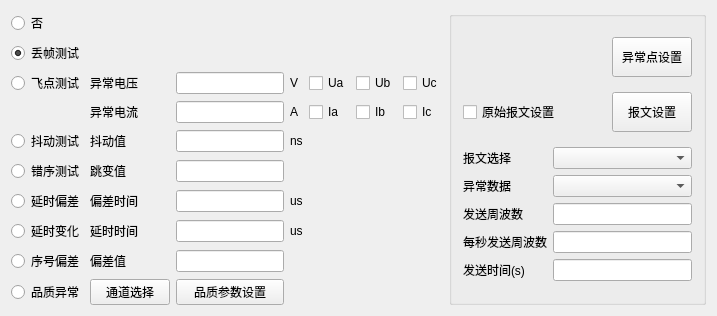
<?xml version="1.0" encoding="UTF-8"?>
<ui version="4.0">
 <class>QSmvAbnormalParaset</class>
 <widget class="QWidget" name="QSmvAbnormalParaset">
  <property name="geometry">
   <rect>
    <x>0</x>
    <y>0</y>
    <width>717</width>
    <height>300</height>
   </rect>
  </property>
  <property name="maximumSize">
   <size>
    <width>1024</width>
    <height>768</height>
   </size>
  </property>
  <property name="windowTitle">
   <string>QSmvAbnormalParaset</string>
  </property>
  <layout class="QGridLayout" name="gridLayout_5">
   <item row="0" column="0" rowspan="2" colspan="2">
    <layout class="QGridLayout" name="gridLayout_2">
     <item row="2" column="1">
      <widget class="QLabel" name="label_6">
       <property name="minimumSize">
        <size>
         <width>60</width>
         <height>0</height>
        </size>
       </property>
       <property name="text">
        <string>异常电压</string>
       </property>
      </widget>
     </item>
     <item row="2" column="2">
      <widget class="QSttLineEdit" name="lne_flypointvolt"/>
     </item>
     <item row="8" column="1">
      <widget class="QLabel" name="label_18">
       <property name="minimumSize">
        <size>
         <width>60</width>
         <height>0</height>
        </size>
       </property>
       <property name="text">
        <string>偏差值</string>
       </property>
      </widget>
     </item>
     <item row="8" column="2">
      <widget class="QSttLineEdit" name="lne_indexerr"/>
     </item>
     <item row="5" column="2">
      <widget class="QSttLineEdit" name="lne_errcmpt"/>
     </item>
     <item row="6" column="0">
      <widget class="QRadioButton" name="radio_delayoffset">
       <property name="text">
        <string>延时偏差</string>
       </property>
      </widget>
     </item>
     <item row="0" column="0">
      <widget class="QRadioButton" name="radio_no">
       <property name="text">
        <string>否</string>
       </property>
      </widget>
     </item>
     <item row="1" column="0">
      <widget class="QRadioButton" name="radio_lost">
       <property name="text">
        <string>丢帧测试</string>
       </property>
       <property name="checked">
        <bool>true</bool>
       </property>
      </widget>
     </item>
     <item row="2" column="4">
      <widget class="QSttCheckBox" name="ck_Ua">
       <property name="text">
        <string>Ua</string>
       </property>
      </widget>
     </item>
     <item row="2" column="6">
      <widget class="QSttCheckBox" name="ck_Uc">
       <property name="text">
        <string>Uc</string>
       </property>
      </widget>
     </item>
     <item row="3" column="1">
      <widget class="QLabel" name="label_7">
       <property name="minimumSize">
        <size>
         <width>60</width>
         <height>0</height>
        </size>
       </property>
       <property name="text">
        <string>异常电流</string>
       </property>
      </widget>
     </item>
     <item row="2" column="5">
      <widget class="QSttCheckBox" name="ck_Ub">
       <property name="text">
        <string>Ub</string>
       </property>
      </widget>
     </item>
     <item row="3" column="2">
      <widget class="QSttLineEdit" name="lne_flypoitcurrent"/>
     </item>
     <item row="4" column="1">
      <widget class="QLabel" name="label_8">
       <property name="minimumSize">
        <size>
         <width>60</width>
         <height>0</height>
        </size>
       </property>
       <property name="text">
        <string>抖动值  </string>
       </property>
      </widget>
     </item>
     <item row="3" column="6">
      <widget class="QSttCheckBox" name="ck_Ic">
       <property name="text">
        <string>Ic</string>
       </property>
      </widget>
     </item>
     <item row="4" column="0">
      <widget class="QRadioButton" name="radio_jitter">
       <property name="text">
        <string>抖动测试</string>
       </property>
      </widget>
     </item>
     <item row="3" column="5">
      <widget class="QSttCheckBox" name="ck_Ib">
       <property name="text">
        <string>Ib</string>
       </property>
      </widget>
     </item>
     <item row="5" column="1">
      <widget class="QLabel" name="label_9">
       <property name="minimumSize">
        <size>
         <width>60</width>
         <height>0</height>
        </size>
       </property>
       <property name="text">
        <string>跳变值</string>
       </property>
      </widget>
     </item>
     <item row="4" column="2">
      <widget class="QSttLineEdit" name="lne_jitter"/>
     </item>
     <item row="5" column="0">
      <widget class="QRadioButton" name="radio_errcmpt">
       <property name="text">
        <string>错序测试</string>
       </property>
      </widget>
     </item>
     <item row="3" column="4">
      <widget class="QSttCheckBox" name="ck_Ia">
       <property name="text">
        <string>Ia</string>
       </property>
      </widget>
     </item>
     <item row="6" column="2">
      <widget class="QSttLineEdit" name="lne_offsettime"/>
     </item>
     <item row="7" column="1">
      <widget class="QLabel" name="label_12">
       <property name="minimumSize">
        <size>
         <width>60</width>
         <height>0</height>
        </size>
       </property>
       <property name="text">
        <string>延时时间</string>
       </property>
      </widget>
     </item>
     <item row="7" column="0">
      <widget class="QRadioButton" name="radio_delaymodify">
       <property name="text">
        <string>延时变化</string>
       </property>
      </widget>
     </item>
     <item row="7" column="2">
      <widget class="QSttLineEdit" name="lne_modifytime"/>
     </item>
     <item row="6" column="1">
      <widget class="QLabel" name="label_11">
       <property name="minimumSize">
        <size>
         <width>60</width>
         <height>0</height>
        </size>
       </property>
       <property name="text">
        <string>偏差时间</string>
       </property>
      </widget>
     </item>
     <item row="8" column="0">
      <widget class="QRadioButton" name="radio_indexerr">
       <property name="text">
        <string>序号偏差</string>
       </property>
      </widget>
     </item>
     <item row="9" column="1">
      <widget class="QPushButton" name="pbn_ChannelSelect">
       <property name="text">
        <string>通道选择</string>
       </property>
      </widget>
     </item>
     <item row="9" column="2">
      <widget class="QPushButton" name="pbn_qualitySet">
       <property name="text">
        <string>品质参数设置</string>
       </property>
      </widget>
     </item>
     <item row="2" column="0">
      <widget class="QRadioButton" name="radio_flypoint">
       <property name="text">
        <string>飞点测试</string>
       </property>
      </widget>
     </item>
     <item row="9" column="0">
      <widget class="QRadioButton" name="radio_qualityinvalid">
       <property name="text">
        <string>品质异常</string>
       </property>
      </widget>
     </item>
     <item row="2" column="3">
      <widget class="QLabel" name="label_17">
       <property name="text">
        <string>V</string>
       </property>
      </widget>
     </item>
     <item row="4" column="3">
      <widget class="QLabel" name="label_13">
       <property name="text">
        <string>ns</string>
       </property>
      </widget>
     </item>
     <item row="6" column="3">
      <widget class="QLabel" name="label_14">
       <property name="text">
        <string>us</string>
       </property>
      </widget>
     </item>
     <item row="7" column="3">
      <widget class="QLabel" name="label_15">
       <property name="text">
        <string>us</string>
       </property>
      </widget>
     </item>
     <item row="3" column="3">
      <widget class="QLabel" name="label_19">
       <property name="text">
        <string>A</string>
       </property>
      </widget>
     </item>
    </layout>
   </item>
   <item row="0" column="2" rowspan="2">
    <widget class="QGroupBox" name="left_group">
     <property name="title">
      <string/>
     </property>
     <layout class="QGridLayout" name="gridLayout_3">
      <item row="0" column="0">
       <spacer name="horizontalSpacer_2">
        <property name="orientation">
         <enum>Qt::Horizontal</enum>
        </property>
        <property name="sizeHint" stdset="0">
         <size>
          <width>121</width>
          <height>40</height>
         </size>
        </property>
       </spacer>
      </item>
      <item row="0" column="1">
       <widget class="QPushButton" name="pbn_set">
        <property name="minimumSize">
         <size>
          <width>0</width>
          <height>40</height>
         </size>
        </property>
        <property name="text">
         <string>异常点设置</string>
        </property>
       </widget>
      </item>
      <item row="1" column="1">
       <widget class="QPushButton" name="pbn_MessageSet">
        <property name="minimumSize">
         <size>
          <width>0</width>
          <height>40</height>
         </size>
        </property>
        <property name="text">
         <string>报文设置</string>
        </property>
       </widget>
      </item>
      <item row="2" column="0" colspan="2">
       <layout class="QGridLayout" name="gridLayout">
        <item row="0" column="1">
         <widget class="QScrollComboBox" name="cmb_APPID"/>
        </item>
        <item row="1" column="0">
         <widget class="QLabel" name="label_1">
          <property name="text">
           <string>异常数据</string>
          </property>
         </widget>
        </item>
        <item row="1" column="1">
         <widget class="QScrollComboBox" name="cmb_sendtype"/>
        </item>
        <item row="3" column="1">
         <widget class="QSttLineEdit" name="lne_circlepersecond"/>
        </item>
        <item row="4" column="0">
         <widget class="QLabel" name="label_4">
          <property name="text">
           <string>发送时间(s)</string>
          </property>
         </widget>
        </item>
        <item row="2" column="1">
         <widget class="QSttLineEdit" name="lne_sendcircle"/>
        </item>
        <item row="4" column="1">
         <widget class="QSttLineEdit" name="lne_sendtime"/>
        </item>
        <item row="0" column="0">
         <widget class="QLabel" name="label_16">
          <property name="text">
           <string>报文选择</string>
          </property>
         </widget>
        </item>
        <item row="3" column="0">
         <widget class="QLabel" name="label_2">
          <property name="text">
           <string>每秒发送周波数</string>
          </property>
         </widget>
        </item>
        <item row="2" column="0">
         <widget class="QLabel" name="label_3">
          <property name="text">
           <string>发送周波数</string>
          </property>
         </widget>
        </item>
       </layout>
      </item>
      <item row="1" column="0">
       <widget class="QSttCheckBox" name="checkBox_SelOrgPkgSet">
        <property name="text">
         <string>原始报文设置</string>
        </property>
       </widget>
      </item>
     </layout>
    </widget>
   </item>
  </layout>
 </widget>
 <layoutdefault spacing="6" margin="11"/>
 <customwidgets>
  <customwidget>
   <class>QSttLineEdit</class>
   <extends>QLineEdit</extends>
   <header>../../../Module/UI/Controls/SttLineEdit.h</header>
  </customwidget>
  <customwidget>
   <class>QSttCheckBox</class>
   <extends>QCheckBox</extends>
   <header>../../Controls/SttCheckBox.h</header>
  </customwidget>
  <customwidget>
   <class>QScrollComboBox</class>
   <extends>QComboBox</extends>
   <header>../../Module/ScrollCtrl/ScrollComboBox.h</header>
  </customwidget>
 </customwidgets>
 <resources/>
 <connections/>
</ui>
